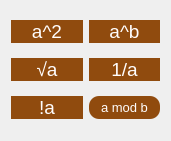
  <widget class="QWidget" name="gridLayoutWidget_3">
   <property name="geometry">
    <rect>
     <x>470</x>
     <y>410</y>
     <width>171</width>
     <height>141</height>
    </rect>
   </property>
   <layout class="QGridLayout" name="gridLayout_3">
    <item row="1" column="0">
     <widget class="QPushButton" name="rootButton">
      <property name="font">
       <font>
        <pointsize>14</pointsize>
       </font>
      </property>
      <property name="styleSheet">
       <string notr="true">QPushButton
{
border-radius: 12px;
background-color: rgb(144, 75, 14);
color: rgb(255, 253, 253);
}

QPushButton:pressed
{
background-color:rgb(39, 255, 24);
}</string>
      </property>
      <property name="text">
       <string>√a</string>
      </property>
      <property name="autoDefault">
       <bool>false</bool>
      </property>
     </widget>
    </item>
    <item row="0" column="0">
     <widget class="QPushButton" name="squareButton">
      <property name="font">
       <font>
        <pointsize>14</pointsize>
       </font>
      </property>
      <property name="styleSheet">
       <string notr="true">QPushButton
{
border-radius: 12px;
background-color: rgb(144, 75, 14);
color: rgb(255, 253, 253);
}

QPushButton:pressed
{
background-color:rgb(39, 255, 24);
}</string>
      </property>
      <property name="text">
       <string>a^2</string>
      </property>
      <property name="autoDefault">
       <bool>false</bool>
      </property>
     </widget>
    </item>
    <item row="2" column="0">
     <widget class="QPushButton" name="factorialButton">
      <property name="font">
       <font>
        <pointsize>14</pointsize>
       </font>
      </property>
      <property name="styleSheet">
       <string notr="true">QPushButton
{
border-radius: 12px;
background-color: rgb(144, 75, 14);
color: rgb(255, 253, 253);
}

QPushButton:pressed
{
background-color:rgb(39, 255, 24);
}</string>
      </property>
      <property name="text">
       <string>!a</string>
      </property>
      <property name="autoDefault">
       <bool>false</bool>
      </property>
     </widget>
    </item>
    <item row="0" column="1">
     <widget class="QPushButton" name="topowerButton">
      <property name="font">
       <font>
        <pointsize>14</pointsize>
       </font>
      </property>
      <property name="styleSheet">
       <string notr="true">QPushButton
{
border-radius: 12px;
background-color: rgb(144, 75, 14);
color: rgb(255, 253, 253);
}

QPushButton:pressed
{
background-color:rgb(39, 255, 24);
}</string>
      </property>
      <property name="text">
       <string>a^b</string>
      </property>
      <property name="autoDefault">
       <bool>false</bool>
      </property>
     </widget>
    </item>
    <item row="1" column="1">
     <widget class="QPushButton" name="reciprocalButton">
      <property name="font">
       <font>
        <pointsize>14</pointsize>
       </font>
      </property>
      <property name="styleSheet">
       <string notr="true">QPushButton
{
border-radius: 12px;
background-color: rgb(144, 75, 14);
color: rgb(255, 253, 253);
}

QPushButton:pressed
{
background-color:rgb(39, 255, 24);
}</string>
      </property>
      <property name="text">
       <string>1/a</string>
      </property>
      <property name="autoDefault">
       <bool>false</bool>
      </property>
     </widget>
    </item>
    <item row="2" column="1">
     <widget class="QPushButton" name="modButton">
      <property name="maximumSize">
       <size>
        <width>80</width>
        <height>50</height>
       </size>
      </property>
      <property name="font">
       <font>
        <pointsize>10</pointsize>
       </font>
      </property>
      <property name="styleSheet">
       <string notr="true">QPushButton
{
border-radius: 10px;
background-color: rgb(144, 75, 14);
color: rgb(255, 253, 253);
}

QPushButton:pressed
{
background-color:rgb(39, 255, 24);
}</string>
      </property>
      <property name="text">
       <string>a mod b</string>
      </property>
      <property name="autoDefault">
       <bool>false</bool>
      </property>
     </widget>
    </item>
   </layout>
  </widget>
